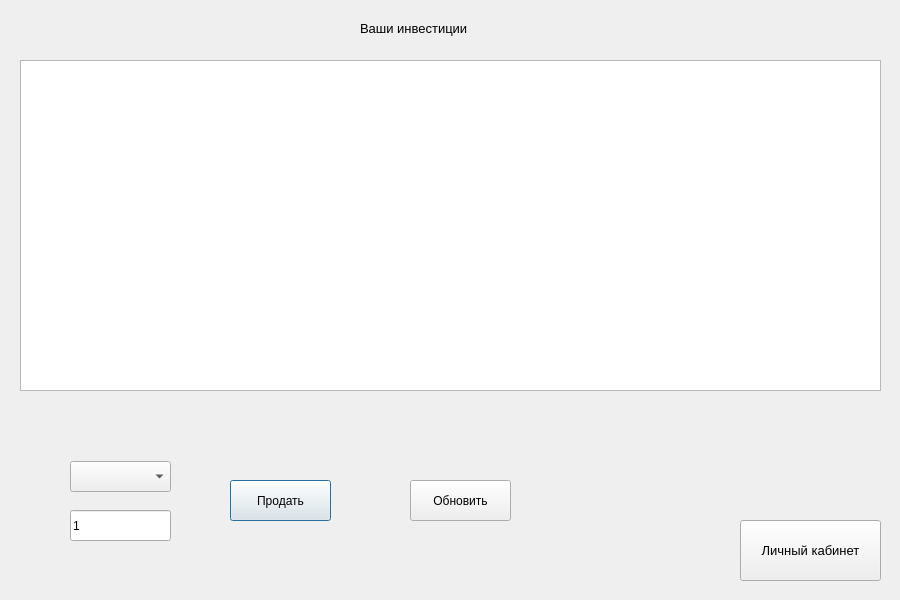
<?xml version="1.0" encoding="UTF-8"?>
<ui version="4.0">
 <class>MyInvestment</class>
 <widget class="QDialog" name="MyInvestment">
  <property name="geometry">
   <rect>
    <x>0</x>
    <y>0</y>
    <width>900</width>
    <height>600</height>
   </rect>
  </property>
  <property name="windowTitle">
   <string>Dialog</string>
  </property>
  <widget class="QTableWidget" name="showInvestment">
   <property name="geometry">
    <rect>
     <x>20</x>
     <y>60</y>
     <width>861</width>
     <height>331</height>
    </rect>
   </property>
  </widget>
  <widget class="QLabel" name="label">
   <property name="geometry">
    <rect>
     <x>360</x>
     <y>20</y>
     <width>151</width>
     <height>16</height>
    </rect>
   </property>
   <property name="font">
    <font>
     <pointsize>10</pointsize>
    </font>
   </property>
   <property name="text">
    <string>Ваши инвестиции</string>
   </property>
  </widget>
  <widget class="QPushButton" name="sell">
   <property name="geometry">
    <rect>
     <x>230</x>
     <y>480</y>
     <width>101</width>
     <height>41</height>
    </rect>
   </property>
   <property name="font">
    <font>
     <pointsize>9</pointsize>
    </font>
   </property>
   <property name="text">
    <string>Продать</string>
   </property>
  </widget>
  <widget class="QComboBox" name="chooseInvestments">
   <property name="geometry">
    <rect>
     <x>70</x>
     <y>461</y>
     <width>101</width>
     <height>31</height>
    </rect>
   </property>
  </widget>
  <widget class="QLineEdit" name="chooseCount">
   <property name="geometry">
    <rect>
     <x>70</x>
     <y>510</y>
     <width>101</width>
     <height>31</height>
    </rect>
   </property>
   <property name="text">
    <string>1</string>
   </property>
  </widget>
  <widget class="QPushButton" name="backToCabinet">
   <property name="geometry">
    <rect>
     <x>740</x>
     <y>520</y>
     <width>141</width>
     <height>61</height>
    </rect>
   </property>
   <property name="font">
    <font>
     <pointsize>10</pointsize>
    </font>
   </property>
   <property name="text">
    <string>Личный кабинет</string>
   </property>
  </widget>
  <widget class="QPushButton" name="update">
   <property name="geometry">
    <rect>
     <x>410</x>
     <y>480</y>
     <width>101</width>
     <height>41</height>
    </rect>
   </property>
   <property name="text">
    <string>Обновить</string>
   </property>
  </widget>
 </widget>
 <resources/>
 <connections/>
</ui>
